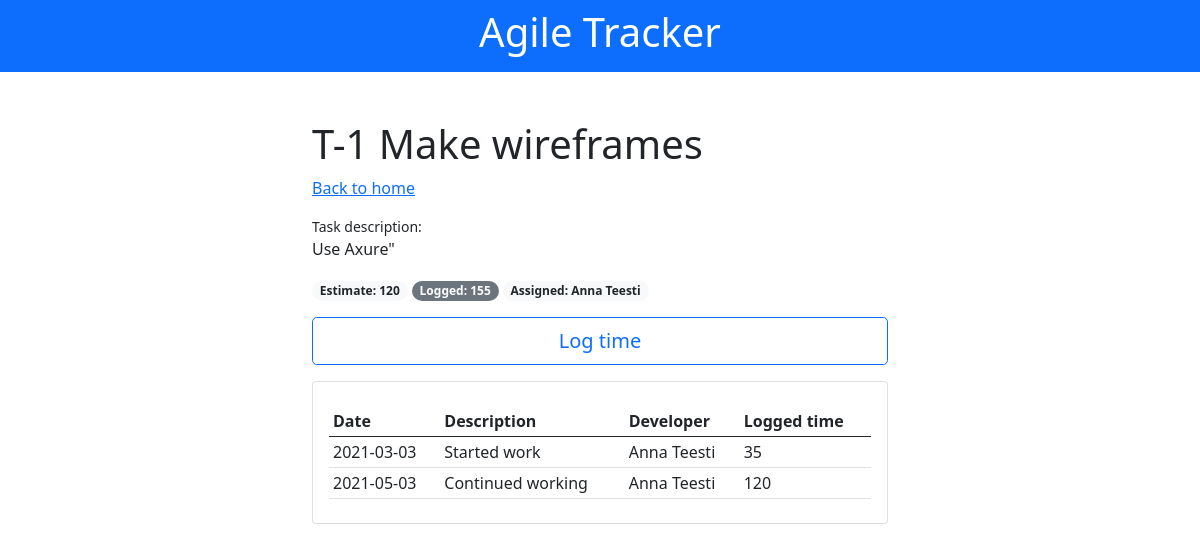
/task/1/view, run on the app's committed database.
### tables this page shows
CREATE TABLE tasks (id INTEGER PRIMARY KEY AUTOINCREMENT, 
                    developer_id INTEGER NOT NULL, 
                    story_id INTEGER NOT NULL, 
                    title CHAR NOT NULL, 
                    content CHAR, 
                    estimate NUMERIC, 
                    iteration NUMERIC,
                    created TIMESTAMP NOT NULL DEFAULT CURRENT_TIMESTAMP, 
                    modified TIMESTAMP NOT NULL DEFAULT CURRENT_TIMESTAMP,
                    FOREIGN KEY (developer_id) REFERENCES developers (id), 
                    FOREIGN KEY (story_id) REFERENCES stories (id));

CREATE TABLE developers (id INTEGER PRIMARY KEY AUTOINCREMENT, 
                    name_surname CHAR NOT NULL);

CREATE TABLE logs (id INTEGER PRIMARY KEY AUTOINCREMENT, 
                    developer_id INTEGER NOT NULL, 
                    task_id INTEGER NOT NULL, 
                    work_date DATE NOT NULL, 
                    content CHAR, 
                    actual NUMERIC NOT NULL, 
                    created TIMESTAMP NOT NULL DEFAULT CURRENT_TIMESTAMP, 
                    modified TIMESTAMP NOT NULL DEFAULT CURRENT_TIMESTAMP, 
                    FOREIGN KEY (developer_id) REFERENCES developers (id), 
                    FOREIGN KEY (task_id) REFERENCES tasks (id));

### flaskr/task.py (the view)
@bp.route('/<int:task_id>/view', methods=('GET', 'POST'))
def view_task(task_id):
    task = get_task(task_id)
    logs = get_task_logs(task_id)
    return render_template('task/view.html', task_id=task_id, task=task, logs=logs)

### flaskr/db.py (called while the page is built)
def get_db():
    if 'db' not in g:
        g.db = sqlite3.connect(
            current_app.config['DATABASE'],
            detect_types=sqlite3.PARSE_DECLTYPES
        )
        g.db.row_factory = sqlite3.Row
    return g.db

def get_task(task_id):
    db = get_db()
    task = db.execute('SELECT t.id as id, t.developer_id as developer_id, d.name_surname as developer_name, t.story_id as story_id, s.title as story_title, t.title as title, t.content as content, t.estimate as estimate, sum(l.actual) as actual, t.iteration as iteration FROM tasks t \
            JOIN stories s ON s.id = t.story_id \
            LEFT JOIN developers d ON d.id = t.developer_id \
            LEFT JOIN logs l ON l.task_id = t.id \
            WHERE t.id = ? \
            GROUP BY t.id', (task_id,)).fetchone()
    return task

def get_task_logs(task_id):
    db = get_db()
    logs = db.execute('SELECT t.id as task_id, t.title as task_title, l.id as log_id, l.work_date as work_date, l.content as log_content, l.actual as log_actual, d.id as developer_id, d.name_surname as developer_name FROM logs l \
            JOIN tasks t ON t.id = l.task_id \
            LEFT JOIN developers d ON d.id = t.developer_id \
            WHERE t.id = ? \
            ORDER BY l.id ASC', (task_id,)).fetchall()
    return logs

### flaskr/templates/task/view.html (shortened to what this page needs)
{% extends 'base.html' %}
{% block body %}
  <h1>{% block title %}T-{{ task['id'] }} {{task['title'] }}{% endblock %}</h1>
  <div class="">
    <a class="action " href="{{ url_for('index') }}">
      Back to home
  </a>
    </div>
<div>
    <div class="mt-3 col-12">
      <small>Task description:</small>
      <div class="mb-3 col-12">{{ task['content'] }}"</div>
      <small class="badge bg-light rounded-pill text-dark">Estimate:
        {% if  task['estimate'] is none %}
          0
        {% else %}
        {{ task['estimate'] }}
        {% endif %}
      </small>
      <small class="badge bg-secondary rounded-pill">Logged:
        {% if  task['actual'] is none %}
          0
        {% else %}
        {{ task['actual'] }}
        {% endif %}
      </small>
        {% if  task['developer_name'] is none %}
        {% else %}
          <small class="badge bg-light rounded-pill text-dark">Assigned: {{ task['developer_name'] }}</small>
        {% endif %}
    </div>
</div>
<div class="mt-3 ">
<a class="action w-100 btn btn-outline-primary btn-lg" href="{{ url_for('log.create_log', task_id=task['task_id']) }}">
  Log time
</a>
</div>
    <div class="list-group pt-3">
    <li class="list-group-item list-group-item-action">
      <table class="mt-3 table table-sm">
        <thead>
            <tr>
              <th scope="col">Date</th>
              <th scope="col">Description</th>
              <th scope="col">Developer</th>
              <th scope="col">Logged time</th>
            </tr>
          </thead>
          <tbody>
      {% for log in logs %}
      <tr>
        <td>{{ log['work_date'] }}</td>
        <td>{{ log['log_content'] }}</td>
        <td>{{ log['developer_name'] }}</td>
        <td>{{ log['log_actual'] }}</td>
      </tr>
      {% endfor %}
    </tbody>
        </table>
    </li>
  </div>
{% endblock %}

### data on the page
tasks: id "1", title "Make wireframes", content "Use Axure", estimate "120"
developers: developer_name "Anna Teesti"
logs: work_date "2021-03-03", log_content "Started work", developer_name "Anna Teesti", log_actual "35"
logs: work_date "2021-05-03", log_content "Continued working", developer_name "Anna Teesti", log_actual "120"

### other printed values
{{ task['actual'] }} "155"
